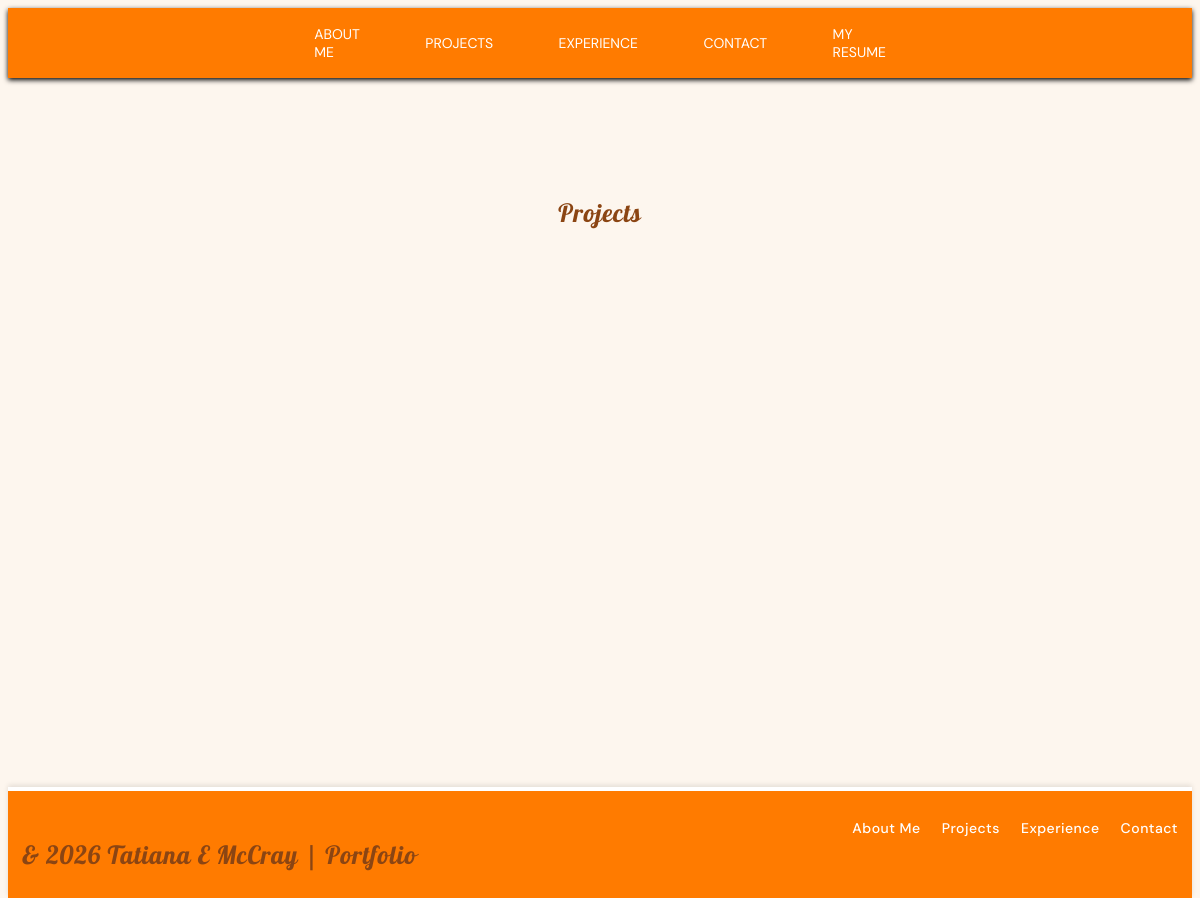
The app's page /project/, older data.
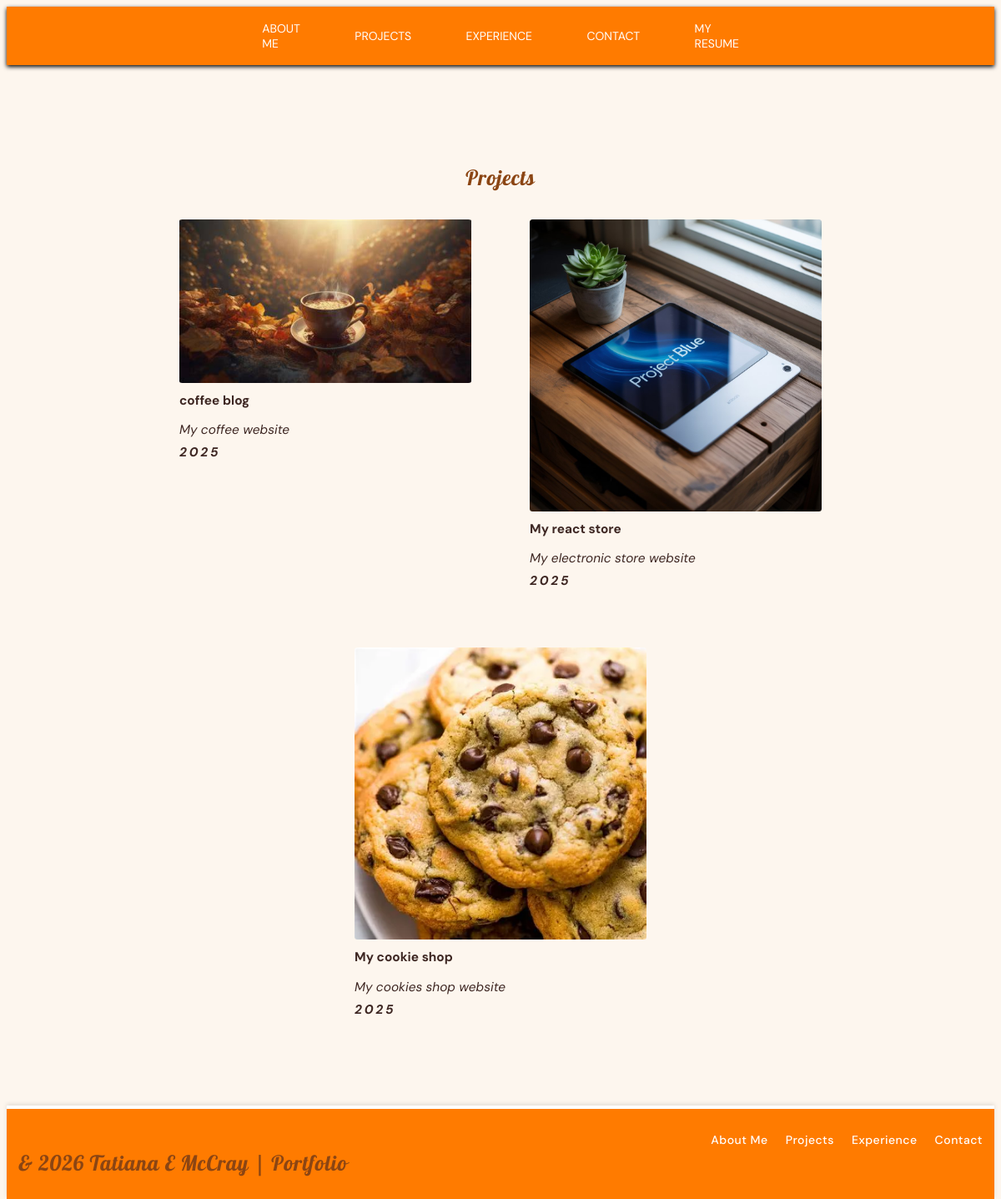
The same page, newer data.
### project/models.py (models this page shows)
class Project(models.Model):
    name = models.CharField(max_length=50)
    description = models.TextField()
    year = models.IntegerField()
    image = models.ImageField(upload_to='project/')
    repository = models.URLField()
    skills = models.ManyToManyField("skill")

### project/views.py (the view)
# urls.py: path('project/', views.portfolio_view, name= 'project'),
def portfolio_view(request):
    projects_list = models.Project.objects.all()
    context = {'projects': projects_list}
    return render(request, 'projects/project.html', context)

### templates/projects/project.html (shortened to what this page needs)
{% extends 'base.html' %}
{% load static %}
{% block content %}
<section class="projects-section center-column">
  <h2>Projects</h2>
  <div class="projects-list">
    {% for project in projects %}
    <div class="project-card">
      <a href="{{project.repository}}" target="_blank">
        <img src="{{project.image.url}}">
        <p>{{project.name}}</p>
        <p>{{project.description}}</p>
        <p>{{project.year}}</p>
      </a>
    </div>
    {% endfor %}
</section>
{% endblock content%}

Row changes from the older to the newer data that the page shows:
added Project: image (picture), name "coffee blog", description "My coffee website", year "2025"
added Project: image (picture), name "My react store", description "My electronic store website", year "2025"
added Project: image (picture), name "My cookie shop", description "My cookies shop website", year "2025"
